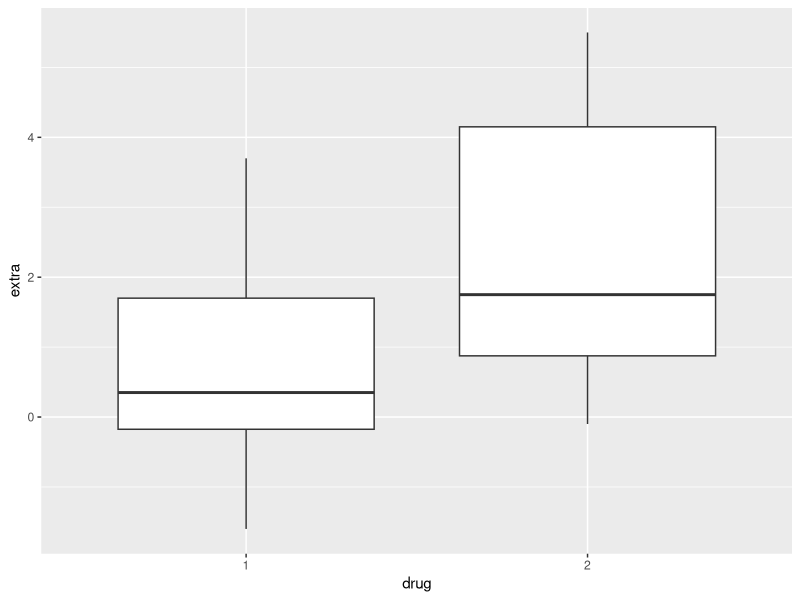
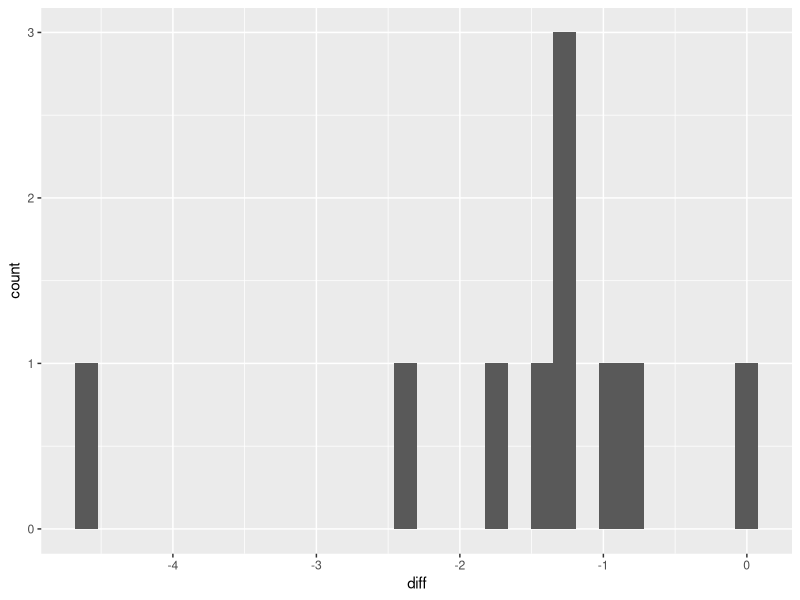
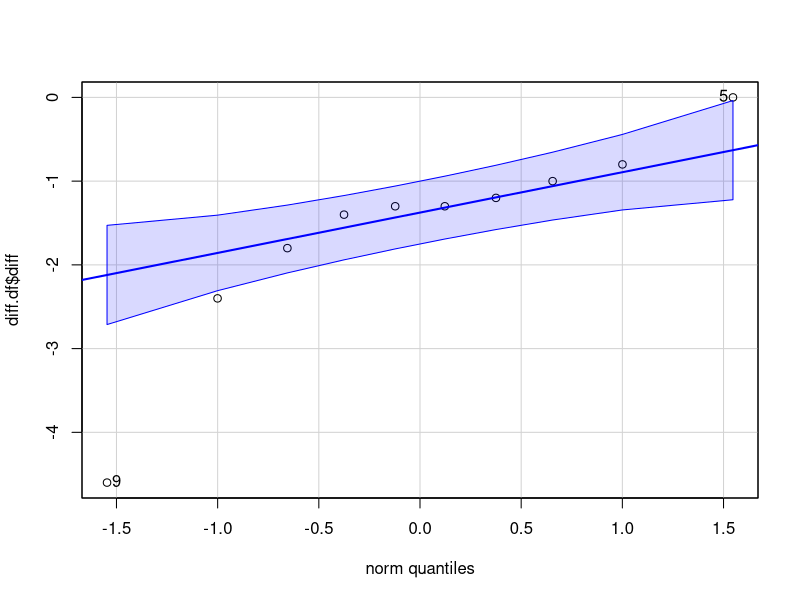

These charts were generated, in order, by the following R code:
## ---- chunk 1
data(sleep) # load the sleep data set
print(sleep)
## ---- chunk 2
colnames(sleep)[which(colnames(sleep) == "group")] <- "drug"
## ---- chunk 3
library(ggplot2)
ggplot(sleep, aes(x = drug, y = extra)) + geom_boxplot()
## ---- chunk 4
x <- sleep$extra[sleep$drug == 2]
y <- sleep$extra[sleep$drug == 1]
res <- wilcox.test(x, y, paired = TRUE, 
                   alternative = "greater")
## ---- chunk 5
x - y
## ---- chunk 6
res$p.value
## ---- chunk 7
t.result <- t.test(x,y, paired = TRUE, alternative = "greater")
print(t.result$p.value)
## ---- chunk 8
diff.df <- data.frame(diff = sleep$extra[sleep$drug == 1] - sleep$extra[sleep$drug == 2])
ggplot(diff.df, aes(x = diff)) + geom_histogram()
## ---- chunk 9
require(car) # load car package to use 'qqp' rather than native 'qqplot' function
qqp(diff.df$diff)
